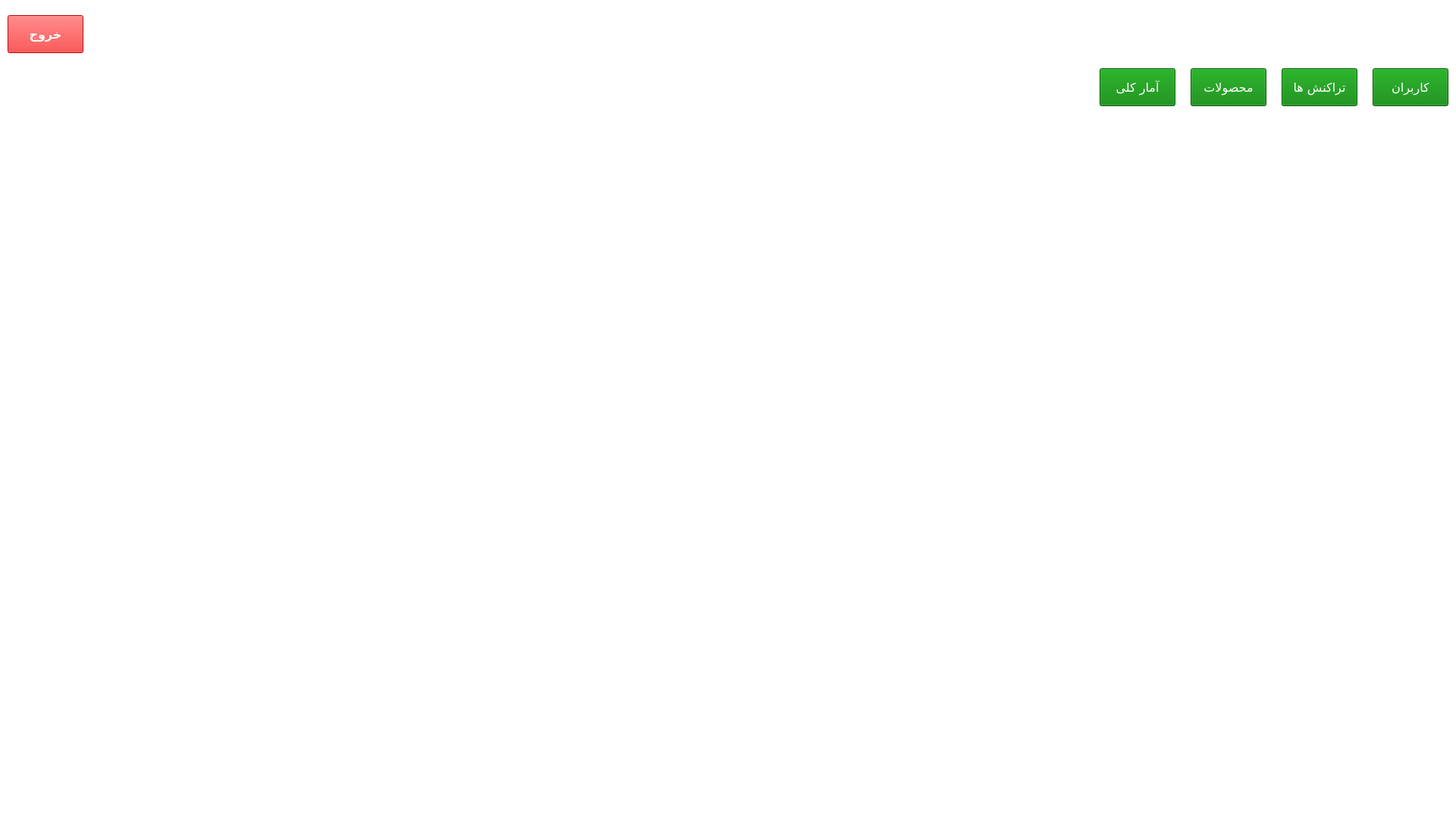
<?xml version="1.0" encoding="UTF-8"?>
<ui version="4.0">
 <class>adminpanel</class>
 <widget class="QWidget" name="adminpanel">
  <property name="geometry">
   <rect>
    <x>0</x>
    <y>0</y>
    <width>1920</width>
    <height>1080</height>
   </rect>
  </property>
  <property name="windowTitle">
   <string>Form</string>
  </property>
  <widget class="QGraphicsView" name="scene">
   <property name="geometry">
    <rect>
     <x>-1</x>
     <y>-1</y>
     <width>1980</width>
     <height>1200</height>
    </rect>
   </property>
   <property name="styleSheet">
    <string notr="true">background-image: url(:/images/background);</string>
   </property>
  </widget>
  <widget class="QLabel" name="adminLabel">
   <property name="geometry">
    <rect>
     <x>140</x>
     <y>20</y>
     <width>711</width>
     <height>50</height>
    </rect>
   </property>
   <property name="font">
    <font>
     <family>Yekan Bakh</family>
     <pointsize>10</pointsize>
     <weight>75</weight>
     <bold>true</bold>
    </font>
   </property>
   <property name="cursor">
    <cursorShape>ArrowCursor</cursorShape>
   </property>
   <property name="layoutDirection">
    <enum>Qt::RightToLeft</enum>
   </property>
   <property name="styleSheet">
    <string notr="true">color:white;</string>
   </property>
   <property name="text">
    <string/>
   </property>
   <property name="alignment">
    <set>Qt::AlignRight|Qt::AlignTrailing|Qt::AlignVCenter</set>
   </property>
  </widget>
  <widget class="QPushButton" name="logoutBtn">
   <property name="geometry">
    <rect>
     <x>10</x>
     <y>20</y>
     <width>100</width>
     <height>50</height>
    </rect>
   </property>
   <property name="font">
    <font>
     <family>Yekan Bakh</family>
     <pointsize>12</pointsize>
     <weight>75</weight>
     <bold>true</bold>
    </font>
   </property>
   <property name="cursor">
    <cursorShape>PointingHandCursor</cursorShape>
   </property>
   <property name="styleSheet">
    <string notr="true">background-color:red;
color:white;</string>
   </property>
   <property name="text">
    <string>خروج</string>
   </property>
  </widget>
  <widget class="QPushButton" name="userBtn">
   <property name="geometry">
    <rect>
     <x>1810</x>
     <y>90</y>
     <width>100</width>
     <height>50</height>
    </rect>
   </property>
   <property name="font">
    <font>
     <family>Yekan Bakh</family>
     <pointsize>12</pointsize>
    </font>
   </property>
   <property name="cursor">
    <cursorShape>PointingHandCursor</cursorShape>
   </property>
   <property name="styleSheet">
    <string notr="true">background-color:green;
color:white;</string>
   </property>
   <property name="text">
    <string>کاربران</string>
   </property>
   <property name="autoDefault">
    <bool>false</bool>
   </property>
   <property name="default">
    <bool>false</bool>
   </property>
   <property name="flat">
    <bool>false</bool>
   </property>
  </widget>
  <widget class="QPushButton" name="transactionBtn">
   <property name="geometry">
    <rect>
     <x>1690</x>
     <y>90</y>
     <width>100</width>
     <height>50</height>
    </rect>
   </property>
   <property name="font">
    <font>
     <family>Yekan Bakh</family>
     <pointsize>12</pointsize>
    </font>
   </property>
   <property name="cursor">
    <cursorShape>PointingHandCursor</cursorShape>
   </property>
   <property name="styleSheet">
    <string notr="true">background-color:green;
color:white;</string>
   </property>
   <property name="text">
    <string>تراکنش ها</string>
   </property>
   <property name="autoDefault">
    <bool>false</bool>
   </property>
   <property name="default">
    <bool>false</bool>
   </property>
   <property name="flat">
    <bool>false</bool>
   </property>
  </widget>
  <widget class="QPushButton" name="productBtn">
   <property name="geometry">
    <rect>
     <x>1570</x>
     <y>90</y>
     <width>100</width>
     <height>50</height>
    </rect>
   </property>
   <property name="font">
    <font>
     <family>Yekan Bakh</family>
     <pointsize>12</pointsize>
    </font>
   </property>
   <property name="cursor">
    <cursorShape>PointingHandCursor</cursorShape>
   </property>
   <property name="styleSheet">
    <string notr="true">background-color:green;
color:white;</string>
   </property>
   <property name="text">
    <string>محصولات</string>
   </property>
   <property name="autoDefault">
    <bool>false</bool>
   </property>
   <property name="default">
    <bool>false</bool>
   </property>
   <property name="flat">
    <bool>false</bool>
   </property>
  </widget>
  <widget class="QTableWidget" name="userTable">
   <property name="enabled">
    <bool>true</bool>
   </property>
   <property name="geometry">
    <rect>
     <x>10</x>
     <y>160</y>
     <width>1900</width>
     <height>800</height>
    </rect>
   </property>
   <property name="font">
    <font>
     <family>Yekan Bakh</family>
     <pointsize>10</pointsize>
    </font>
   </property>
   <property name="layoutDirection">
    <enum>Qt::RightToLeft</enum>
   </property>
   <property name="styleSheet">
    <string notr="true">background-color:white;</string>
   </property>
   <property name="frameShape">
    <enum>QFrame::NoFrame</enum>
   </property>
   <property name="rowCount">
    <number>0</number>
   </property>
   <property name="columnCount">
    <number>8</number>
   </property>
   <attribute name="horizontalHeaderVisible">
    <bool>false</bool>
   </attribute>
   <attribute name="horizontalHeaderCascadingSectionResizes">
    <bool>false</bool>
   </attribute>
   <attribute name="horizontalHeaderHighlightSections">
    <bool>true</bool>
   </attribute>
   <attribute name="horizontalHeaderShowSortIndicator" stdset="0">
    <bool>false</bool>
   </attribute>
   <attribute name="horizontalHeaderStretchLastSection">
    <bool>false</bool>
   </attribute>
   <attribute name="verticalHeaderVisible">
    <bool>false</bool>
   </attribute>
   <attribute name="verticalHeaderCascadingSectionResizes">
    <bool>false</bool>
   </attribute>
   <attribute name="verticalHeaderHighlightSections">
    <bool>true</bool>
   </attribute>
   <attribute name="verticalHeaderShowSortIndicator" stdset="0">
    <bool>false</bool>
   </attribute>
   <attribute name="verticalHeaderStretchLastSection">
    <bool>false</bool>
   </attribute>
   <column/>
   <column/>
   <column/>
   <column/>
   <column/>
   <column/>
   <column/>
   <column/>
  </widget>
  <widget class="QLabel" name="buyTitle">
   <property name="geometry">
    <rect>
     <x>410</x>
     <y>200</y>
     <width>140</width>
     <height>45</height>
    </rect>
   </property>
   <property name="font">
    <font>
     <family>Yekan Bakh</family>
     <pointsize>14</pointsize>
     <weight>75</weight>
     <bold>true</bold>
    </font>
   </property>
   <property name="styleSheet">
    <string notr="true">color:white;</string>
   </property>
   <property name="text">
    <string>خرید ها</string>
   </property>
   <property name="alignment">
    <set>Qt::AlignCenter</set>
   </property>
  </widget>
  <widget class="QTableWidget" name="buyTable">
   <property name="enabled">
    <bool>true</bool>
   </property>
   <property name="geometry">
    <rect>
     <x>9</x>
     <y>260</y>
     <width>950</width>
     <height>700</height>
    </rect>
   </property>
   <property name="font">
    <font>
     <family>Yekan Bakh</family>
     <pointsize>10</pointsize>
    </font>
   </property>
   <property name="layoutDirection">
    <enum>Qt::RightToLeft</enum>
   </property>
   <property name="styleSheet">
    <string notr="true">background-color:white;</string>
   </property>
   <property name="frameShape">
    <enum>QFrame::NoFrame</enum>
   </property>
   <property name="rowCount">
    <number>0</number>
   </property>
   <property name="columnCount">
    <number>6</number>
   </property>
   <attribute name="horizontalHeaderVisible">
    <bool>false</bool>
   </attribute>
   <attribute name="horizontalHeaderCascadingSectionResizes">
    <bool>false</bool>
   </attribute>
   <attribute name="horizontalHeaderHighlightSections">
    <bool>true</bool>
   </attribute>
   <attribute name="horizontalHeaderShowSortIndicator" stdset="0">
    <bool>false</bool>
   </attribute>
   <attribute name="horizontalHeaderStretchLastSection">
    <bool>false</bool>
   </attribute>
   <attribute name="verticalHeaderVisible">
    <bool>false</bool>
   </attribute>
   <attribute name="verticalHeaderCascadingSectionResizes">
    <bool>false</bool>
   </attribute>
   <attribute name="verticalHeaderHighlightSections">
    <bool>true</bool>
   </attribute>
   <attribute name="verticalHeaderShowSortIndicator" stdset="0">
    <bool>false</bool>
   </attribute>
   <attribute name="verticalHeaderStretchLastSection">
    <bool>false</bool>
   </attribute>
   <column/>
   <column/>
   <column/>
   <column/>
   <column/>
   <column/>
  </widget>
  <widget class="QTableWidget" name="payTable">
   <property name="enabled">
    <bool>true</bool>
   </property>
   <property name="geometry">
    <rect>
     <x>960</x>
     <y>260</y>
     <width>950</width>
     <height>700</height>
    </rect>
   </property>
   <property name="font">
    <font>
     <family>Yekan Bakh</family>
     <pointsize>10</pointsize>
    </font>
   </property>
   <property name="layoutDirection">
    <enum>Qt::RightToLeft</enum>
   </property>
   <property name="styleSheet">
    <string notr="true">background-color:white;</string>
   </property>
   <property name="frameShape">
    <enum>QFrame::NoFrame</enum>
   </property>
   <property name="rowCount">
    <number>0</number>
   </property>
   <property name="columnCount">
    <number>4</number>
   </property>
   <attribute name="horizontalHeaderVisible">
    <bool>false</bool>
   </attribute>
   <attribute name="horizontalHeaderCascadingSectionResizes">
    <bool>false</bool>
   </attribute>
   <attribute name="horizontalHeaderHighlightSections">
    <bool>true</bool>
   </attribute>
   <attribute name="horizontalHeaderShowSortIndicator" stdset="0">
    <bool>false</bool>
   </attribute>
   <attribute name="horizontalHeaderStretchLastSection">
    <bool>false</bool>
   </attribute>
   <attribute name="verticalHeaderVisible">
    <bool>false</bool>
   </attribute>
   <attribute name="verticalHeaderCascadingSectionResizes">
    <bool>false</bool>
   </attribute>
   <attribute name="verticalHeaderHighlightSections">
    <bool>true</bool>
   </attribute>
   <attribute name="verticalHeaderShowSortIndicator" stdset="0">
    <bool>false</bool>
   </attribute>
   <attribute name="verticalHeaderStretchLastSection">
    <bool>false</bool>
   </attribute>
   <column/>
   <column/>
   <column/>
   <column/>
  </widget>
  <widget class="QLabel" name="payTitle">
   <property name="geometry">
    <rect>
     <x>1380</x>
     <y>200</y>
     <width>140</width>
     <height>45</height>
    </rect>
   </property>
   <property name="font">
    <font>
     <family>Yekan Bakh</family>
     <pointsize>14</pointsize>
     <weight>75</weight>
     <bold>true</bold>
    </font>
   </property>
   <property name="styleSheet">
    <string notr="true">color:white;</string>
   </property>
   <property name="text">
    <string>پرداختی ها</string>
   </property>
   <property name="alignment">
    <set>Qt::AlignCenter</set>
   </property>
  </widget>
  <widget class="QTableWidget" name="productTable">
   <property name="enabled">
    <bool>true</bool>
   </property>
   <property name="geometry">
    <rect>
     <x>10</x>
     <y>160</y>
     <width>1900</width>
     <height>800</height>
    </rect>
   </property>
   <property name="font">
    <font>
     <family>Yekan Bakh</family>
     <pointsize>10</pointsize>
    </font>
   </property>
   <property name="layoutDirection">
    <enum>Qt::RightToLeft</enum>
   </property>
   <property name="styleSheet">
    <string notr="true">background-color:white;</string>
   </property>
   <property name="frameShape">
    <enum>QFrame::NoFrame</enum>
   </property>
   <property name="rowCount">
    <number>0</number>
   </property>
   <property name="columnCount">
    <number>7</number>
   </property>
   <attribute name="horizontalHeaderVisible">
    <bool>false</bool>
   </attribute>
   <attribute name="horizontalHeaderCascadingSectionResizes">
    <bool>false</bool>
   </attribute>
   <attribute name="horizontalHeaderHighlightSections">
    <bool>true</bool>
   </attribute>
   <attribute name="horizontalHeaderShowSortIndicator" stdset="0">
    <bool>false</bool>
   </attribute>
   <attribute name="horizontalHeaderStretchLastSection">
    <bool>false</bool>
   </attribute>
   <attribute name="verticalHeaderVisible">
    <bool>false</bool>
   </attribute>
   <attribute name="verticalHeaderCascadingSectionResizes">
    <bool>false</bool>
   </attribute>
   <attribute name="verticalHeaderHighlightSections">
    <bool>true</bool>
   </attribute>
   <attribute name="verticalHeaderShowSortIndicator" stdset="0">
    <bool>false</bool>
   </attribute>
   <attribute name="verticalHeaderStretchLastSection">
    <bool>false</bool>
   </attribute>
   <column/>
   <column/>
   <column/>
   <column/>
   <column/>
   <column/>
   <column/>
  </widget>
  <widget class="QPushButton" name="statisticBtn">
   <property name="geometry">
    <rect>
     <x>1450</x>
     <y>90</y>
     <width>100</width>
     <height>50</height>
    </rect>
   </property>
   <property name="font">
    <font>
     <family>Yekan Bakh</family>
     <pointsize>12</pointsize>
    </font>
   </property>
   <property name="cursor">
    <cursorShape>PointingHandCursor</cursorShape>
   </property>
   <property name="styleSheet">
    <string notr="true">background-color:green;
color:white;</string>
   </property>
   <property name="text">
    <string>آمار کلی</string>
   </property>
   <property name="autoDefault">
    <bool>false</bool>
   </property>
   <property name="default">
    <bool>false</bool>
   </property>
   <property name="flat">
    <bool>false</bool>
   </property>
  </widget>
  <widget class="QLabel" name="userStatisticLabel">
   <property name="geometry">
    <rect>
     <x>1020</x>
     <y>240</y>
     <width>150</width>
     <height>50</height>
    </rect>
   </property>
   <property name="font">
    <font>
     <family>Yekan Bakh</family>
     <pointsize>12</pointsize>
    </font>
   </property>
   <property name="cursor">
    <cursorShape>ArrowCursor</cursorShape>
   </property>
   <property name="layoutDirection">
    <enum>Qt::RightToLeft</enum>
   </property>
   <property name="styleSheet">
    <string notr="true">color:white;</string>
   </property>
   <property name="text">
    <string>تعداد کاربران</string>
   </property>
   <property name="alignment">
    <set>Qt::AlignCenter</set>
   </property>
  </widget>
  <widget class="QLabel" name="userStatisticInput">
   <property name="geometry">
    <rect>
     <x>710</x>
     <y>240</y>
     <width>240</width>
     <height>50</height>
    </rect>
   </property>
   <property name="font">
    <font>
     <family>Yekan Bakh</family>
     <pointsize>12</pointsize>
    </font>
   </property>
   <property name="cursor">
    <cursorShape>ArrowCursor</cursorShape>
   </property>
   <property name="layoutDirection">
    <enum>Qt::RightToLeft</enum>
   </property>
   <property name="styleSheet">
    <string notr="true">color:white;</string>
   </property>
   <property name="text">
    <string>19</string>
   </property>
   <property name="alignment">
    <set>Qt::AlignCenter</set>
   </property>
  </widget>
  <widget class="QLabel" name="customerStatisticLabel">
   <property name="geometry">
    <rect>
     <x>1020</x>
     <y>310</y>
     <width>150</width>
     <height>50</height>
    </rect>
   </property>
   <property name="font">
    <font>
     <family>Yekan Bakh</family>
     <pointsize>12</pointsize>
    </font>
   </property>
   <property name="cursor">
    <cursorShape>ArrowCursor</cursorShape>
   </property>
   <property name="layoutDirection">
    <enum>Qt::RightToLeft</enum>
   </property>
   <property name="styleSheet">
    <string notr="true">color:white;</string>
   </property>
   <property name="text">
    <string>تعداد فروشندگان</string>
   </property>
   <property name="alignment">
    <set>Qt::AlignCenter</set>
   </property>
  </widget>
  <widget class="QLabel" name="customerStatisticInput">
   <property name="geometry">
    <rect>
     <x>710</x>
     <y>310</y>
     <width>240</width>
     <height>50</height>
    </rect>
   </property>
   <property name="font">
    <font>
     <family>Yekan Bakh</family>
     <pointsize>12</pointsize>
    </font>
   </property>
   <property name="cursor">
    <cursorShape>ArrowCursor</cursorShape>
   </property>
   <property name="layoutDirection">
    <enum>Qt::RightToLeft</enum>
   </property>
   <property name="styleSheet">
    <string notr="true">color:white;</string>
   </property>
   <property name="text">
    <string>5</string>
   </property>
   <property name="alignment">
    <set>Qt::AlignCenter</set>
   </property>
  </widget>
  <widget class="QLabel" name="productStatisticInput">
   <property name="geometry">
    <rect>
     <x>710</x>
     <y>380</y>
     <width>240</width>
     <height>50</height>
    </rect>
   </property>
   <property name="font">
    <font>
     <family>Yekan Bakh</family>
     <pointsize>12</pointsize>
    </font>
   </property>
   <property name="cursor">
    <cursorShape>ArrowCursor</cursorShape>
   </property>
   <property name="layoutDirection">
    <enum>Qt::RightToLeft</enum>
   </property>
   <property name="styleSheet">
    <string notr="true">color:white;</string>
   </property>
   <property name="text">
    <string>49</string>
   </property>
   <property name="alignment">
    <set>Qt::AlignCenter</set>
   </property>
  </widget>
  <widget class="QLabel" name="productStatisticLabel">
   <property name="geometry">
    <rect>
     <x>1020</x>
     <y>380</y>
     <width>150</width>
     <height>50</height>
    </rect>
   </property>
   <property name="font">
    <font>
     <family>Yekan Bakh</family>
     <pointsize>12</pointsize>
    </font>
   </property>
   <property name="cursor">
    <cursorShape>ArrowCursor</cursorShape>
   </property>
   <property name="layoutDirection">
    <enum>Qt::RightToLeft</enum>
   </property>
   <property name="styleSheet">
    <string notr="true">color:white;</string>
   </property>
   <property name="text">
    <string>تعداد کالا ها</string>
   </property>
   <property name="alignment">
    <set>Qt::AlignCenter</set>
   </property>
  </widget>
  <widget class="QLabel" name="buyStatisticLabel">
   <property name="geometry">
    <rect>
     <x>1020</x>
     <y>450</y>
     <width>150</width>
     <height>50</height>
    </rect>
   </property>
   <property name="font">
    <font>
     <family>Yekan Bakh</family>
     <pointsize>12</pointsize>
    </font>
   </property>
   <property name="cursor">
    <cursorShape>ArrowCursor</cursorShape>
   </property>
   <property name="layoutDirection">
    <enum>Qt::RightToLeft</enum>
   </property>
   <property name="styleSheet">
    <string notr="true">color:white;</string>
   </property>
   <property name="text">
    <string>مجموع فروش</string>
   </property>
   <property name="alignment">
    <set>Qt::AlignCenter</set>
   </property>
  </widget>
  <widget class="QLabel" name="buyStatisticInput">
   <property name="geometry">
    <rect>
     <x>710</x>
     <y>450</y>
     <width>240</width>
     <height>50</height>
    </rect>
   </property>
   <property name="font">
    <font>
     <family>Yekan Bakh</family>
     <pointsize>12</pointsize>
    </font>
   </property>
   <property name="cursor">
    <cursorShape>ArrowCursor</cursorShape>
   </property>
   <property name="layoutDirection">
    <enum>Qt::RightToLeft</enum>
   </property>
   <property name="styleSheet">
    <string notr="true">color:white;</string>
   </property>
   <property name="text">
    <string>23000000</string>
   </property>
   <property name="alignment">
    <set>Qt::AlignCenter</set>
   </property>
  </widget>
  <widget class="QLabel" name="payStatisticInput">
   <property name="geometry">
    <rect>
     <x>710</x>
     <y>530</y>
     <width>240</width>
     <height>50</height>
    </rect>
   </property>
   <property name="font">
    <font>
     <family>Yekan Bakh</family>
     <pointsize>12</pointsize>
    </font>
   </property>
   <property name="cursor">
    <cursorShape>ArrowCursor</cursorShape>
   </property>
   <property name="layoutDirection">
    <enum>Qt::RightToLeft</enum>
   </property>
   <property name="styleSheet">
    <string notr="true">color:white;</string>
   </property>
   <property name="text">
    <string>19000000</string>
   </property>
   <property name="alignment">
    <set>Qt::AlignCenter</set>
   </property>
  </widget>
  <widget class="QLabel" name="payStatisticLabel">
   <property name="geometry">
    <rect>
     <x>1020</x>
     <y>530</y>
     <width>150</width>
     <height>50</height>
    </rect>
   </property>
   <property name="font">
    <font>
     <family>Yekan Bakh</family>
     <pointsize>12</pointsize>
    </font>
   </property>
   <property name="cursor">
    <cursorShape>ArrowCursor</cursorShape>
   </property>
   <property name="layoutDirection">
    <enum>Qt::RightToLeft</enum>
   </property>
   <property name="styleSheet">
    <string notr="true">color:white;</string>
   </property>
   <property name="text">
    <string>مجموع پرداختی ها</string>
   </property>
   <property name="alignment">
    <set>Qt::AlignCenter</set>
   </property>
  </widget>
  <zorder>scene</zorder>
  <zorder>adminLabel</zorder>
  <zorder>logoutBtn</zorder>
  <zorder>userBtn</zorder>
  <zorder>transactionBtn</zorder>
  <zorder>productBtn</zorder>
  <zorder>buyTitle</zorder>
  <zorder>buyTable</zorder>
  <zorder>payTable</zorder>
  <zorder>payTitle</zorder>
  <zorder>productTable</zorder>
  <zorder>statisticBtn</zorder>
  <zorder>userStatisticLabel</zorder>
  <zorder>userStatisticInput</zorder>
  <zorder>customerStatisticLabel</zorder>
  <zorder>customerStatisticInput</zorder>
  <zorder>productStatisticInput</zorder>
  <zorder>productStatisticLabel</zorder>
  <zorder>buyStatisticLabel</zorder>
  <zorder>buyStatisticInput</zorder>
  <zorder>payStatisticInput</zorder>
  <zorder>payStatisticLabel</zorder>
  <zorder>userTable</zorder>
 </widget>
 <resources/>
 <connections/>
</ui>
